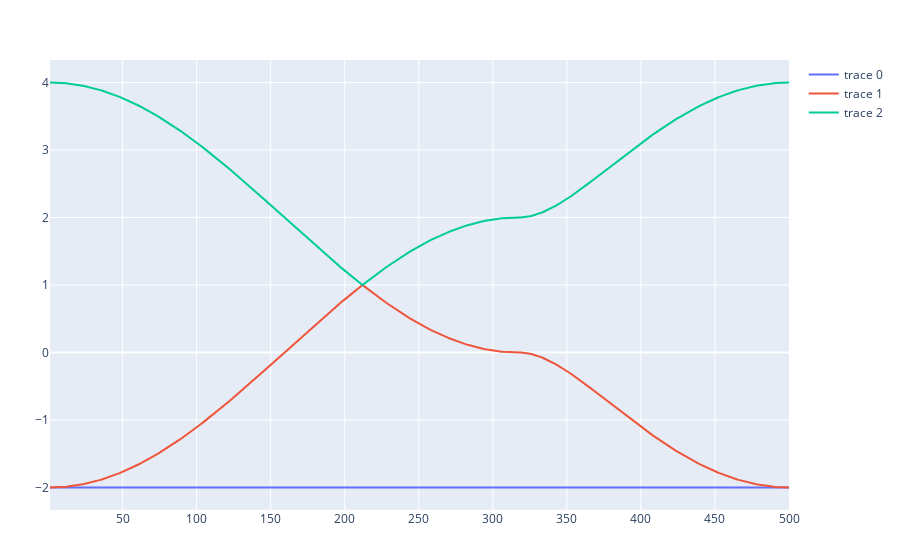

Here is the notebook cell this chart was saved with:
### Code cell
plot_simple_kagome_bands()

### Figure 1 — Plotly figure (JSON) as saved in the notebook; plotly's stock layout.template omitted (floating-point values rounded to 4 significant figures; data arrays with more than 128 entries replaced by an {"elided": "..."} marker saying what was removed)
{"data": [{"type": "scatter", "x": {"elided": "500 int values"}, "y": {"elided": "500 float values"}}, {"type": "scatter", "x": {"elided": "500 int values"}, "y": {"elided": "500 float values"}}, {"type": "scatter", "x": {"elided": "500 int values"}, "y": {"elided": "500 float values"}}], "layout": {"margin": {"b": 50, "l": 50, "r": 50, "t": 60}}}
